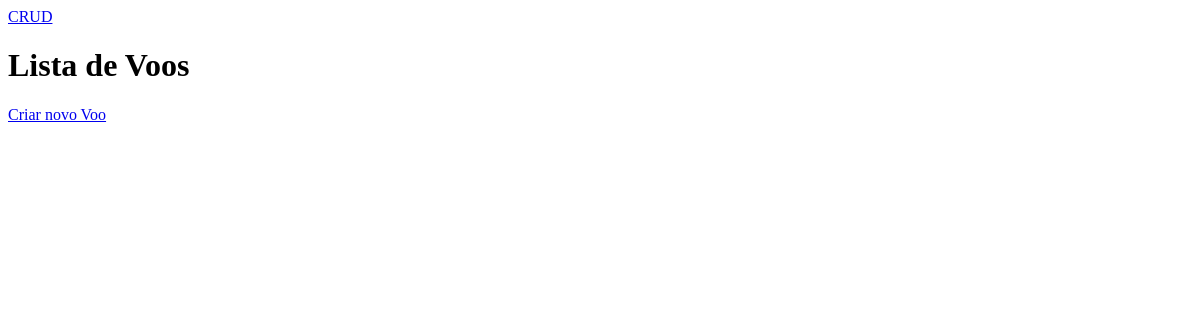
The page /crud/read on the database as committed earlier.
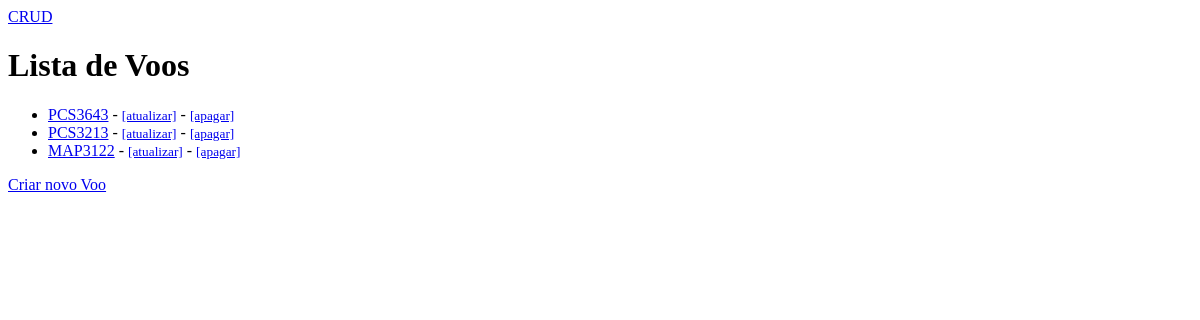
The same page on the database as committed later.
### book/models.py (models this page shows)
class Voo(models.Model):
    idVoo = models.fields.CharField(primary_key=True, max_length=7)
    companhiaAerea = models.CharField(max_length=20, null=False)
    origem = models.CharField(max_length=20, null=False)
    destino = models.CharField(max_length=20, null=False)
    partidaPrevista = models.fields.DateTimeField(null=False)
    partidaReal = models.DateTimeField(null=True, blank=True)
    chegadaPrevista = models.DateTimeField(null=False)
    chegadaReal = models.DateTimeField(null=True, blank=True)
    statusVoo = models.CharField(max_length=100, blank=True)
    conexoes = models.CharField(max_length=100, blank=True)
    ultimaAtualizacao= models.DateTimeField(auto_now=True)
    class Meta:
        db_table = 'voos'
    def __str__(self) :
        return f'{self.idVoo}'

### book/views.py (the view)
# urls.py: path('crud/read', views.crudreadview, name='crudreadview'),
def crudreadview(request):
    vooMostrar = Voo.objects.all()
    return render(request, "crud-read.html", {'vooMostrar': vooMostrar})

### theme/templates/crud-read.html
<body>
    <nav>
        <a href="{% url 'crudview' %}">CRUD</a>
    </nav>
    {% block content %}
    <h1>Lista de Voos</h1>
    <ul>
    {% for voo in vooMostrar %}
        <li>
            <a href="{% url 'crud_read_specific_view' voo.idVoo %}">{{ voo }}</a>
            - <a href="{% url 'crudupdateview' voo.idVoo %}"><small>[atualizar]</small></a>
            - <a href="{% url 'cruddeleteview' voo.idVoo %}"><small>[apagar]</small></a>
        </li>
    {% endfor %}
    </ul>
    <a href="{% url 'crudcreateview' %}">Criar novo Voo</a>
    {% endblock %}
</body>

Rows that differ between the two databases and show on the page:
added Voo: idVoo "PCS3643"
added Voo: idVoo "PCS3213"
added Voo: idVoo "MAP3122"
